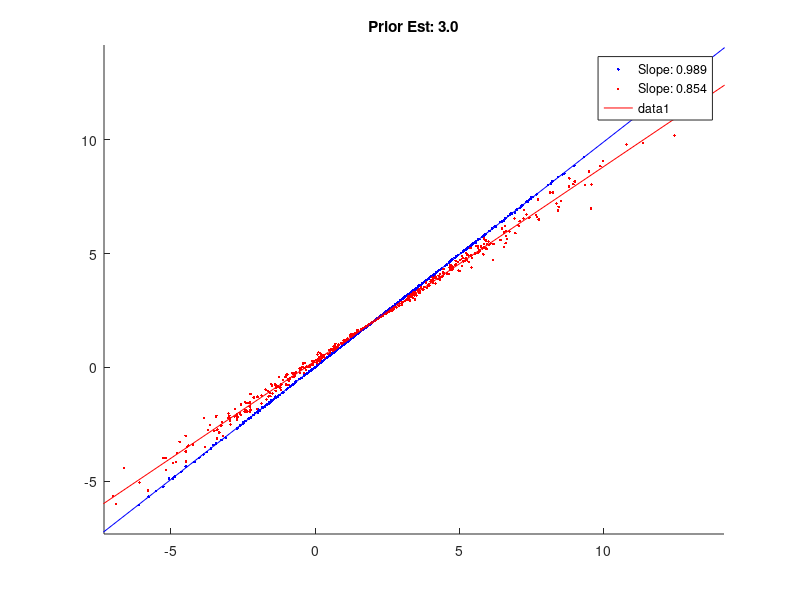
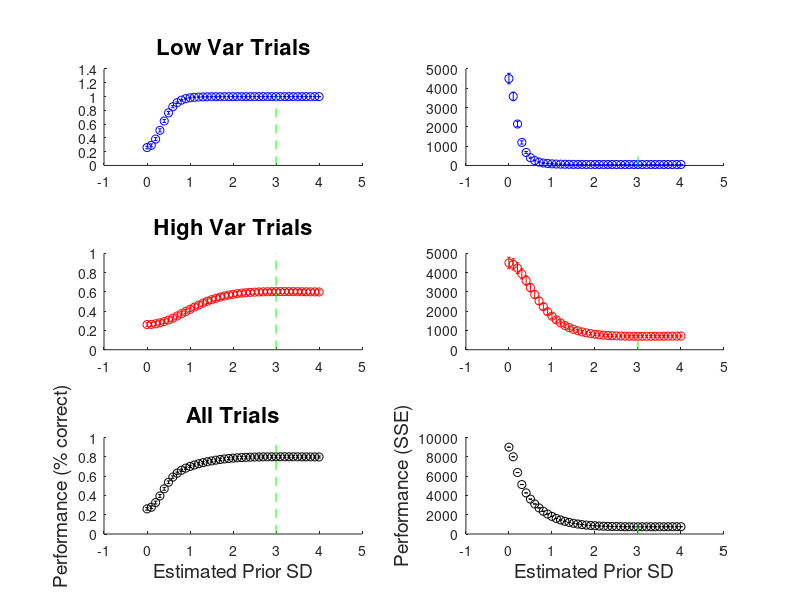
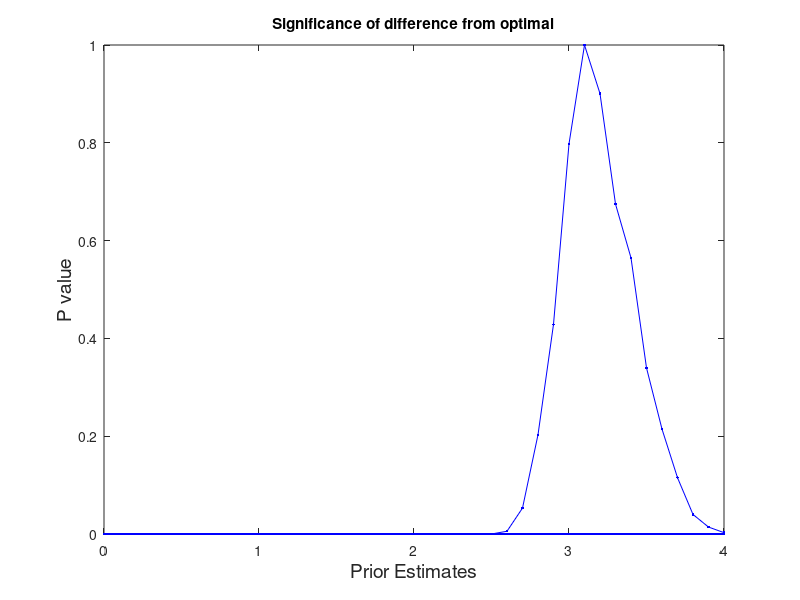
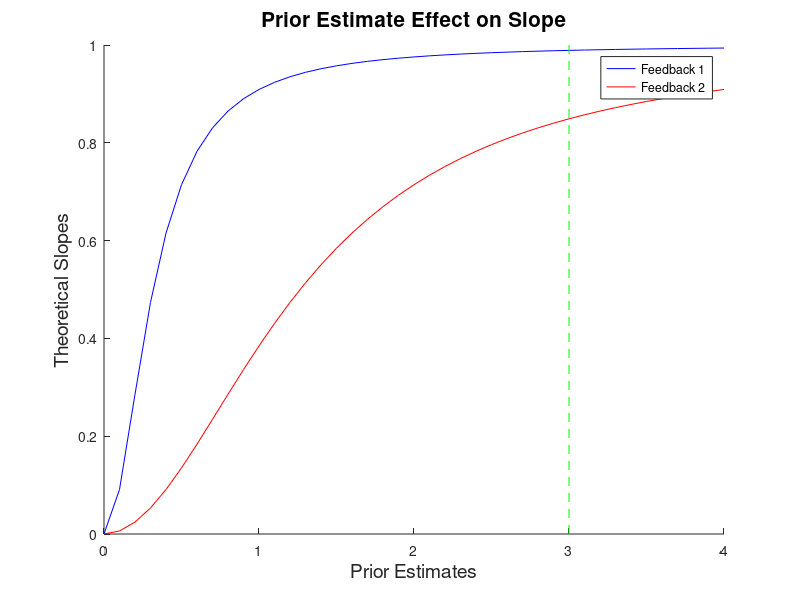

Source code (MATLAB) for these figures, in order:
%% Task Parameters
numslices = 10;
targetsize = 2;

mup = 2; % Prior mean
sigp = 3; % Prior std

% Feedback standard deviations
s1 = 1;%2.2; %1
s2 = 4;%7; %4

ntrials = 1000; %Trials per session
reps = 500; %Total number of sessions       
sigp_hats = 0:0.1:4; %Range of prior estimates (strategies)
strategies = [3]; %Strategies for which you want scatterplot with slopes

%% Mr. F (the fake monkey)
centroid_estimation_error = 0; % percent var
motor_error = 0; % std (constant)

%% Initialize arrays
correct1 = zeros(reps,length(sigp_hats));
correct2 = zeros(reps,length(sigp_hats));
totcorrect = zeros(reps,length(sigp_hats));

sse1 = zeros(reps,length(sigp_hats));
sse2 = zeros(reps,length(sigp_hats));
sset = zeros(reps,length(sigp_hats));

sumsig1 = zeros(reps,length(sigp_hats));
sumsig2 = zeros(reps,length(sigp_hats));
sumsigt = zeros(reps,length(sigp_hats));

theor = zeros(length(sigp_hats),2);

sigp_hats = 1/1000*round(1000*sigp_hats); %Range of prior estimates (strategies)
strategies = 1/1000*round(1000*strategies); %Strategies for which you want scatterplot with slopes
[throwaway,plotstrategies] = ismember(strategies,sigp_hats);
%% Do Simulation
for rep = 1:reps %Cycle through sessions

    % Obtain true target positions and separate into high/low
    targets = mup + randn(ntrials,1).*sigp;
    targetsL = targets(1:end/2);
    targetsH = targets(end/2+1:end);

    % Represent the targets with slices (drawn from feedback stds)
    slicesf1 = repmat(targetsL,1,numslices) + s1*randn(ntrials/2,numslices);
    slicesf2 = repmat(targetsH,1,numslices) + s2*randn(ntrials/2,numslices);

    % Calculate the centroid positions and stds of the slices
    mu_hats1 = mean(slicesf1,2);
    sig_hats1 = std(slicesf1,0,2)./sqrt(numslices);
    
    mu_hats1 = mu_hats1 + centroid_estimation_error.*sig_hats1.*randn(length(mu_hats1),1);

    mu_hats2 = mean(slicesf2,2);
    sig_hats2 = std(slicesf2,0,2)./sqrt(numslices);

    mu_hats2 = mu_hats2 + centroid_estimation_error.*sig_hats2.*randn(length(mu_hats2),1);
    
    if rep==1; figure; hold on; end
    
    for i = 1:length(sigp_hats) % Cycle through strategies
        sigp_hat = sigp_hats(i);

        % Bayesian integration to calculate final target position estimate
        pos1 = (mu_hats1.*sigp_hat.^2 + mup.*sig_hats1.^2)./(sigp_hat.^2+sig_hats1.^2);
         pos1 = pos1 + motor_error*randn(length(pos1),1);
        pos2 = (mu_hats2.*sigp_hat.^2 + mup.*sig_hats2.^2)./(sigp_hat.^2+sig_hats2.^2);
         pos2 = pos2 + motor_error*randn(length(pos2),1);
        if rep == 1 
            
            % Calculate Theoretical Slopes
            theor(i,1) = sigp_hat^2/(sigp_hat^2+(s1/sqrt(numslices))^2);
            theor(i,2) = sigp_hat^2/(sigp_hat^2+(s2/sqrt(numslices))^2);
            
            % Plot 2004 Nature plot for strategies of interest (see TASK
            % PARAMETERS)
            if ismember(i,plotstrategies)
                subplot(1,length(plotstrategies),find(plotstrategies == i)); hold on;
                plot(mu_hats1,pos1,'b.');
                plot(mu_hats2,pos2,'r.');

                [slope1 S1] = polyfit(mu_hats1,pos1,1); 
                [slope2 S2] = polyfit(mu_hats2,pos2,1);

                plot([-25 25],polyval(slope1,[-25 25]),'b');
                legend(sprintf('Slope: %.3f',slope1(1)),sprintf('Slope: %.3f',slope2(1)))
                plot([-25 25],polyval(slope2,[-25 25]),'r');
                title(sprintf('Prior Est: %.1f',sigp_hat));

                axis([min(targets) max(targets) min(targets) max(targets)]);
            end
        end
        
        % Calculate standard deviations of posteriors
        sig1 = sqrt((sigp_hat.^2*sig_hats1.^2)./(sigp_hat.^2+sig_hats1.^2));
        sig2 = sqrt((sigp_hat.^2*sig_hats2.^2)./(sigp_hat.^2+sig_hats2.^2));
        
        % Find average posterior std
        sumsig1(rep,i) = mean(sig1);
        sumsig2(rep,i) = mean(sig2);
        sumsigt(rep,i) = mean([sig1;sig2]);
        
        % Calculate errors of MAP estimate
        err1 = abs(pos1 - targetsL);
        err2 = abs(pos2 - targetsH);
        
        % SSE for separate cases and also combined
        sse1(rep,i) = sum(err1.^2);
        sse2(rep,i) = sum(err2.^2);
        sset(rep,i) = sse1(rep,i)+sse2(rep,i);
        
        % Calculate success rate (% targets hit)
        correct1(rep,i) = sum(err1<=targetsize/2)./(ntrials/2);
        correct2(rep,i) = sum(err2<=targetsize/2)./(ntrials/2);
        totcorrect(rep,i) = (correct1(rep,i)*(ntrials/2)+correct2(rep,i)*(ntrials/2))./ntrials;
    end
end

%% Calculate mean and stds of success rates
% Feedback 1
CP1 = mean(correct1,1);
cp1sd = std(correct1,0,1);
% Feedback 2
CP2 = mean(correct2,1);
cp2sd = std(correct2,0,1);
% Total
TC = mean(totcorrect,1);
tcsd = std(totcorrect,0,1);

%% Calculate mean and stds of SSE
% Feedback 1
SSE1 = mean(sse1,1);
SSE1std = std(sse1,0,1);
% Feedback 2
SSE2 = mean(sse2,1);
SSE2std = std(sse2,0,1);
% Total
SSET = mean(sset,1);
SSETstd = std(SSET,0,1);

%% Calculate mean and stds of Posterior Standard deviations
% Feedback 1
SIG1 = mean(sumsig1,1);
SIG1std = std(sumsig1,0,1);
% Feedback 2
SIG2 = mean(sumsig2,1);
SIG2std = std(sumsig2,0,1);
% Total
SIGT = mean(sumsigt,1);
SIGTstd = std(sumsigt,0,1);

%% Create Performance Figures
% Performance (Percent correct) across strategies
figure; 
subplot(3,2,1); hold on;
errorbar(sigp_hats,CP1,cp1sd,'bo'); title('Low Var Trials','FontSize',16);
plot([sigp sigp],[0 1],'g--')
subplot(3,2,3); hold on;
errorbar(sigp_hats,CP2,cp2sd,'ro'); title('High Var Trials','FontSize',16);
plot([sigp sigp],[0 1],'g--')
subplot(3,2,5); hold on;
errorbar(sigp_hats,TC,tcsd,'ko'); title('All Trials','FontSize',16);
plot([sigp sigp],[0 1],'g--')

CP1max = max(CP1);
CP2max = max(CP2);
TCmax = max(TC);

d1 = CP1max- CP1;
d2 = CP2max - CP2;
dt = TCmax - TC;

weights = 0.1:0.1:10;
for i = 1:length(weights)
    cost1(i,:) = weights(i)*d1 + SIG1;
        best1(i) = sigp_hats(cost1(i,:)==min(cost1(i,:)));
    cost2(i,:) = weights(i)*d2 + SIG2;
        best2(i) = sigp_hats(cost2(i,:)==min(cost2(i,:)));
    costt(i,:) = weights(i)*dt + SIGT;
        bestt(i) = sigp_hats(costt(i,:)==min(costt(i,:)));
end

xlabel('Estimated Prior SD','FontSize',14); 
ylabel('Performance (% correct)','FontSize',14);

% Performance (SSE) across strategies
subplot(3,2,2); hold on;
errorbar(sigp_hats,SSE1,SSE1std,'bo');
plot([sigp sigp],[0 500],'g--')
subplot(3,2,4); hold on;
errorbar(sigp_hats,SSE2,SSE2std,'ro'); 
plot([sigp sigp],[0 500],'g--')
subplot(3,2,6); hold on;
errorbar(sigp_hats,SSET,SSETstd,'ko');
plot([sigp sigp],[0 1000],'g--')

xlabel('Estimated Prior SD','FontSize',14); 
ylabel('Performance (SSE)','FontSize',14);

%% Create Robustness Figures
% Return the best Prior estimate (SHOULD BE THE TRUE PRIOR)
indbest = find(TC==max(TC));
fprintf('Optimal Prior: %.3f\n',sigp_hats(indbest));

% Perform ttest to compare performance of strategies wrt optimal prior
bestset = totcorrect(:,indbest);
comp = zeros(size(totcorrect,2));
pval = comp;
for i = 1:size(totcorrect,2)
    [comp(i) pval(i)] = ttest2(totcorrect(:,i),bestset);
end

% Plot P-values from comparison
figure; plot(sigp_hats,pval,'b.-');
xlabel('Prior Estimates','FontSize',14); 
ylabel('P value','FontSize',14);
title('Significance of difference from optimal');
%axis([sigp_hats(1) sigp_hats(end) 0 .06]);

% Plot Slopes across strategies
figure; hold on;
plot(sigp_hats,theor(:,1),'b');
plot(sigp_hats,theor(:,2),'r');
plot([sigp sigp],[0 1],'g--')
legend('Feedback 1','Feedback 2');
xlabel('Prior Estimates','FontSize',14);
ylabel('Theoretical Slopes','FontSize',14);
title('Prior Estimate Effect on Slope','FontSize',15);

dslope1 = theor(indbest,1) - theor(:,1);
dslope2 = theor(indbest,2) - theor(:,2);

drew1 = CP1(indbest) -CP1;
drew2 = CP2(indbest) -CP2;


